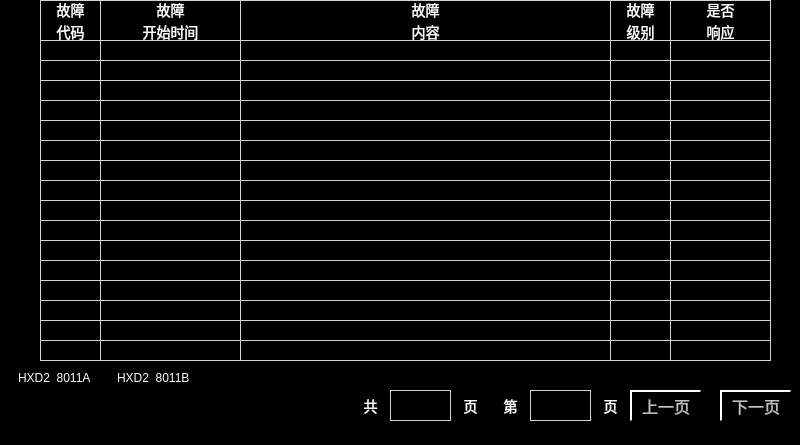
 <widget class="QWidget" name="Fault_Current">
  <property name="geometry">
   <rect>
    <x>0</x>
    <y>0</y>
    <width>800</width>
    <height>445</height>
   </rect>
  </property>
  <property name="windowTitle">
   <string>Form</string>
  </property>
  <property name="styleSheet">
   <string notr="true">QWidget
{
	background-color: black;
}
QLabel
{
	border:1px solid lightgray;
    color:yellow;
font:14px
}

QPushButton
{
font: 16px;color: rgb(192,192,192);background-color: rgb(0, 0, 0);border-top: 2px solid white;border-left: 2px solid white;
}</string>
  </property>
  <widget class="QLabel" name="LBLStarttime1_10">
   <property name="geometry">
    <rect>
     <x>100</x>
     <y>220</y>
     <width>141</width>
     <height>21</height>
    </rect>
   </property>
   <property name="text">
    <string/>
   </property>
   <property name="alignment">
    <set>Qt::AlignCenter</set>
   </property>
  </widget>
  <widget class="QLabel" name="LBLStarttime1_13">
   <property name="geometry">
    <rect>
     <x>100</x>
     <y>280</y>
     <width>141</width>
     <height>21</height>
    </rect>
   </property>
   <property name="text">
    <string/>
   </property>
   <property name="alignment">
    <set>Qt::AlignCenter</set>
   </property>
  </widget>
  <widget class="QLabel" name="LBLCode1_5">
   <property name="geometry">
    <rect>
     <x>40</x>
     <y>120</y>
     <width>61</width>
     <height>21</height>
    </rect>
   </property>
   <property name="text">
    <string/>
   </property>
   <property name="alignment">
    <set>Qt::AlignCenter</set>
   </property>
  </widget>
  <widget class="QLabel" name="LBLLevel1_11">
   <property name="geometry">
    <rect>
     <x>610</x>
     <y>240</y>
     <width>61</width>
     <height>21</height>
    </rect>
   </property>
   <property name="text">
    <string/>
   </property>
   <property name="alignment">
    <set>Qt::AlignCenter</set>
   </property>
  </widget>
  <widget class="QLabel" name="LBLStarttime1_4">
   <property name="geometry">
    <rect>
     <x>100</x>
     <y>100</y>
     <width>141</width>
     <height>21</height>
    </rect>
   </property>
   <property name="text">
    <string/>
   </property>
   <property name="alignment">
    <set>Qt::AlignCenter</set>
   </property>
  </widget>
  <widget class="QLabel" name="LBLName1_13">
   <property name="geometry">
    <rect>
     <x>240</x>
     <y>280</y>
     <width>371</width>
     <height>21</height>
    </rect>
   </property>
   <property name="text">
    <string/>
   </property>
   <property name="alignment">
    <set>Qt::AlignCenter</set>
   </property>
  </widget>
  <widget class="QLabel" name="LBLLevel1">
   <property name="geometry">
    <rect>
     <x>610</x>
     <y>40</y>
     <width>61</width>
     <height>21</height>
    </rect>
   </property>
   <property name="text">
    <string/>
   </property>
   <property name="alignment">
    <set>Qt::AlignCenter</set>
   </property>
  </widget>
  <widget class="QLabel" name="LBLCode1_14">
   <property name="geometry">
    <rect>
     <x>40</x>
     <y>300</y>
     <width>61</width>
     <height>21</height>
    </rect>
   </property>
   <property name="text">
    <string/>
   </property>
   <property name="alignment">
    <set>Qt::AlignCenter</set>
   </property>
  </widget>
  <widget class="QLabel" name="l1_14">
   <property name="geometry">
    <rect>
     <x>460</x>
     <y>390</y>
     <width>21</width>
     <height>31</height>
    </rect>
   </property>
   <property name="styleSheet">
    <string notr="true">color:white;
border:transparent;</string>
   </property>
   <property name="text">
    <string>页</string>
   </property>
   <property name="alignment">
    <set>Qt::AlignCenter</set>
   </property>
  </widget>
  <widget class="QLabel" name="LBLStarttime1">
   <property name="geometry">
    <rect>
     <x>100</x>
     <y>40</y>
     <width>141</width>
     <height>21</height>
    </rect>
   </property>
   <property name="text">
    <string/>
   </property>
   <property name="alignment">
    <set>Qt::AlignCenter</set>
   </property>
  </widget>
  <widget class="QLabel" name="LBLLevel1_10">
   <property name="geometry">
    <rect>
     <x>610</x>
     <y>220</y>
     <width>61</width>
     <height>21</height>
    </rect>
   </property>
   <property name="text">
    <string/>
   </property>
   <property name="alignment">
    <set>Qt::AlignCenter</set>
   </property>
  </widget>
  <widget class="QLabel" name="LBLCode1_13">
   <property name="geometry">
    <rect>
     <x>40</x>
     <y>280</y>
     <width>61</width>
     <height>21</height>
    </rect>
   </property>
   <property name="text">
    <string/>
   </property>
   <property name="alignment">
    <set>Qt::AlignCenter</set>
   </property>
  </widget>
  <widget class="QLabel" name="LBLCode1_4">
   <property name="geometry">
    <rect>
     <x>40</x>
     <y>100</y>
     <width>61</width>
     <height>21</height>
    </rect>
   </property>
   <property name="text">
    <string/>
   </property>
   <property name="alignment">
    <set>Qt::AlignCenter</set>
   </property>
  </widget>
  <widget class="QLabel" name="LBLLevel1_9">
   <property name="geometry">
    <rect>
     <x>610</x>
     <y>200</y>
     <width>61</width>
     <height>21</height>
    </rect>
   </property>
   <property name="text">
    <string/>
   </property>
   <property name="alignment">
    <set>Qt::AlignCenter</set>
   </property>
  </widget>
  <widget class="QLabel" name="LBLName1_6">
   <property name="geometry">
    <rect>
     <x>240</x>
     <y>140</y>
     <width>371</width>
     <height>21</height>
    </rect>
   </property>
   <property name="text">
    <string/>
   </property>
   <property name="alignment">
    <set>Qt::AlignCenter</set>
   </property>
  </widget>
  <widget class="QLabel" name="LBLCode1_3">
   <property name="geometry">
    <rect>
     <x>40</x>
     <y>80</y>
     <width>61</width>
     <height>21</height>
    </rect>
   </property>
   <property name="text">
    <string/>
   </property>
   <property name="alignment">
    <set>Qt::AlignCenter</set>
   </property>
  </widget>
  <widget class="QLabel" name="LBLStarttime1_12">
   <property name="geometry">
    <rect>
     <x>100</x>
     <y>260</y>
     <width>141</width>
     <height>21</height>
    </rect>
   </property>
   <property name="text">
    <string/>
   </property>
   <property name="alignment">
    <set>Qt::AlignCenter</set>
   </property>
  </widget>
  <widget class="QLabel" name="LBLStarttime1_5">
   <property name="geometry">
    <rect>
     <x>100</x>
     <y>120</y>
     <width>141</width>
     <height>21</height>
    </rect>
   </property>
   <property name="text">
    <string/>
   </property>
   <property name="alignment">
    <set>Qt::AlignCenter</set>
   </property>
  </widget>
  <widget class="QLabel" name="LBLName1_12">
   <property name="geometry">
    <rect>
     <x>240</x>
     <y>260</y>
     <width>371</width>
     <height>21</height>
    </rect>
   </property>
   <property name="text">
    <string/>
   </property>
   <property name="alignment">
    <set>Qt::AlignCenter</set>
   </property>
  </widget>
  <widget class="QLabel" name="LBLCode1_12">
   <property name="geometry">
    <rect>
     <x>40</x>
     <y>260</y>
     <width>61</width>
     <height>21</height>
    </rect>
   </property>
   <property name="text">
    <string/>
   </property>
   <property name="alignment">
    <set>Qt::AlignCenter</set>
   </property>
  </widget>
  <widget class="QLabel" name="LBLLevel1_16">
   <property name="geometry">
    <rect>
     <x>610</x>
     <y>340</y>
     <width>61</width>
     <height>21</height>
    </rect>
   </property>
   <property name="text">
    <string/>
   </property>
   <property name="alignment">
    <set>Qt::AlignCenter</set>
   </property>
  </widget>
  <widget class="QLabel" name="l1_11">
   <property name="geometry">
    <rect>
     <x>500</x>
     <y>390</y>
     <width>21</width>
     <height>31</height>
    </rect>
   </property>
   <property name="styleSheet">
    <string notr="true">color:white;
border:transparent;</string>
   </property>
   <property name="text">
    <string>第</string>
   </property>
   <property name="alignment">
    <set>Qt::AlignCenter</set>
   </property>
  </widget>
  <widget class="QPushButton" name="BTN_Train1">
   <property name="geometry">
    <rect>
     <x>10</x>
     <y>390</y>
     <width>85</width>
     <height>41</height>
    </rect>
   </property>
   <property name="focusPolicy">
    <enum>Qt::NoFocus</enum>
   </property>
   <property name="whatsThis">
    <string>0</string>
   </property>
   <property name="styleSheet">
    <string notr="true">border:1px solid black;
image: url(:/images/images/Cheti_L.png);
</string>
   </property>
   <property name="text">
    <string/>
   </property>
  </widget>
  <widget class="QLabel" name="LBLLevel1_8">
   <property name="geometry">
    <rect>
     <x>610</x>
     <y>180</y>
     <width>61</width>
     <height>21</height>
    </rect>
   </property>
   <property name="text">
    <string/>
   </property>
   <property name="alignment">
    <set>Qt::AlignCenter</set>
   </property>
  </widget>
  <widget class="QLabel" name="LBLCode1_2">
   <property name="geometry">
    <rect>
     <x>40</x>
     <y>60</y>
     <width>61</width>
     <height>21</height>
    </rect>
   </property>
   <property name="text">
    <string/>
   </property>
   <property name="alignment">
    <set>Qt::AlignCenter</set>
   </property>
  </widget>
  <widget class="QLabel" name="LBLName1_11">
   <property name="geometry">
    <rect>
     <x>240</x>
     <y>240</y>
     <width>371</width>
     <height>21</height>
    </rect>
   </property>
   <property name="text">
    <string/>
   </property>
   <property name="alignment">
    <set>Qt::AlignCenter</set>
   </property>
  </widget>
  <widget class="QLabel" name="LBLName1_5">
   <property name="geometry">
    <rect>
     <x>240</x>
     <y>120</y>
     <width>371</width>
     <height>21</height>
    </rect>
   </property>
   <property name="text">
    <string/>
   </property>
   <property name="alignment">
    <set>Qt::AlignCenter</set>
   </property>
  </widget>
  <widget class="QLabel" name="LBLCode1_11">
   <property name="geometry">
    <rect>
     <x>40</x>
     <y>240</y>
     <width>61</width>
     <height>21</height>
    </rect>
   </property>
   <property name="text">
    <string/>
   </property>
   <property name="alignment">
    <set>Qt::AlignCenter</set>
   </property>
  </widget>
  <widget class="QLabel" name="LBLCurrentpage">
   <property name="geometry">
    <rect>
     <x>530</x>
     <y>390</y>
     <width>61</width>
     <height>31</height>
    </rect>
   </property>
   <property name="styleSheet">
    <string notr="true"/>
   </property>
   <property name="text">
    <string/>
   </property>
   <property name="alignment">
    <set>Qt::AlignCenter</set>
   </property>
  </widget>
  <widget class="QLabel" name="LBLStarttime1_2">
   <property name="geometry">
    <rect>
     <x>100</x>
     <y>60</y>
     <width>141</width>
     <height>21</height>
    </rect>
   </property>
   <property name="text">
    <string/>
   </property>
   <property name="alignment">
    <set>Qt::AlignCenter</set>
   </property>
  </widget>
  <widget class="QLabel" name="LBLLevel1_7">
   <property name="geometry">
    <rect>
     <x>610</x>
     <y>160</y>
     <width>61</width>
     <height>21</height>
    </rect>
   </property>
   <property name="text">
    <string/>
   </property>
   <property name="alignment">
    <set>Qt::AlignCenter</set>
   </property>
  </widget>
  <widget class="QLabel" name="LBLCode1_10">
   <property name="geometry">
    <rect>
     <x>40</x>
     <y>220</y>
     <width>61</width>
     <height>21</height>
    </rect>
   </property>
   <property name="text">
    <string/>
   </property>
   <property name="alignment">
    <set>Qt::AlignCenter</set>
   </property>
  </widget>
  <widget class="QLabel" name="LBLName1_4">
   <property name="geometry">
    <rect>
     <x>240</x>
     <y>100</y>
     <width>371</width>
     <height>21</height>
    </rect>
   </property>
   <property name="text">
    <string/>
   </property>
   <property name="alignment">
    <set>Qt::AlignCenter</set>
   </property>
  </widget>
  <widget class="QLabel" name="LBLLevel1_14">
   <property name="geometry">
    <rect>
     <x>610</x>
     <y>300</y>
     <width>61</width>
     <height>21</height>
    </rect>
   </property>
   <property name="text">
    <string/>
   </property>
   <property name="alignment">
    <set>Qt::AlignCenter</set>
   </property>
  </widget>
  <widget class="QLabel" name="l1_4">
   <property name="geometry">
    <rect>
     <x>240</x>
     <y>0</y>
     <width>371</width>
     <height>41</height>
    </rect>
   </property>
   <property name="styleSheet">
    <string notr="true">color:white;</string>
   </property>
   <property name="text">
    <string>故障
内容</string>
   </property>
   <property name="alignment">
    <set>Qt::AlignCenter</set>
   </property>
  </widget>
  <widget class="QLabel" name="LBLCode1">
   <property name="geometry">
    <rect>
     <x>40</x>
     <y>40</y>
     <width>61</width>
     <height>21</height>
    </rect>
   </property>
   <property name="text">
    <string/>
   </property>
   <property name="alignment">
    <set>Qt::AlignCenter</set>
   </property>
  </widget>
  <widget class="QLabel" name="l1_13">
   <property name="geometry">
    <rect>
     <x>360</x>
     <y>390</y>
     <width>21</width>
     <height>31</height>
    </rect>
   </property>
   <property name="styleSheet">
    <string notr="true">color:white;
border:transparent;</string>
   </property>
   <property name="text">
    <string>共</string>
   </property>
   <property name="alignment">
    <set>Qt::AlignCenter</set>
   </property>
  </widget>
  <widget class="QLabel" name="LBLLevel1_6">
   <property name="geometry">
    <rect>
     <x>610</x>
     <y>140</y>
     <width>61</width>
     <height>21</height>
    </rect>
   </property>
   <property name="text">
    <string/>
   </property>
   <property name="alignment">
    <set>Qt::AlignCenter</set>
   </property>
  </widget>
  <widget class="QLabel" name="LBLName1_10">
   <property name="geometry">
    <rect>
     <x>240</x>
     <y>220</y>
     <width>371</width>
     <height>21</height>
    </rect>
   </property>
   <property name="text">
    <string/>
   </property>
   <property name="alignment">
    <set>Qt::AlignCenter</set>
   </property>
  </widget>
  <widget class="QLabel" name="LBLStarttime1_16">
   <property name="geometry">
    <rect>
     <x>100</x>
     <y>340</y>
     <width>141</width>
     <height>21</height>
    </rect>
   </property>
   <property name="text">
    <string/>
   </property>
   <property name="alignment">
    <set>Qt::AlignCenter</set>
   </property>
  </widget>
  <widget class="QLabel" name="l1_10">
   <property name="geometry">
    <rect>
     <x>610</x>
     <y>0</y>
     <width>61</width>
     <height>41</height>
    </rect>
   </property>
   <property name="styleSheet">
    <string notr="true">color:white;</string>
   </property>
   <property name="text">
    <string>故障
级别</string>
   </property>
   <property name="alignment">
    <set>Qt::AlignCenter</set>
   </property>
  </widget>
  <widget class="QLabel" name="LBLLevel1_15">
   <property name="geometry">
    <rect>
     <x>610</x>
     <y>320</y>
     <width>61</width>
     <height>21</height>
    </rect>
   </property>
   <property name="text">
    <string/>
   </property>
   <property name="alignment">
    <set>Qt::AlignCenter</set>
   </property>
  </widget>
  <widget class="QLabel" name="LBLName1_16">
   <property name="geometry">
    <rect>
     <x>240</x>
     <y>340</y>
     <width>371</width>
     <height>21</height>
    </rect>
   </property>
   <property name="text">
    <string/>
   </property>
   <property name="alignment">
    <set>Qt::AlignCenter</set>
   </property>
  </widget>
  <widget class="QLabel" name="LBLCode1_9">
   <property name="geometry">
    <rect>
     <x>40</x>
     <y>200</y>
     <width>61</width>
     <height>21</height>
    </rect>
   </property>
   <property name="text">
    <string/>
   </property>
   <property name="alignment">
    <set>Qt::AlignCenter</set>
   </property>
  </widget>
  <widget class="QPushButton" name="BTNNext">
   <property name="geometry">
    <rect>
     <x>720</x>
     <y>390</y>
     <width>71</width>
     <height>31</height>
    </rect>
   </property>
   <property name="text">
    <string>下一页</string>
   </property>
  </widget>
  <widget class="QLabel" name="LBLLevel1_5">
   <property name="geometry">
    <rect>
     <x>610</x>
     <y>120</y>
     <width>61</width>
     <height>21</height>
    </rect>
   </property>
   <property name="text">
    <string/>
   </property>
   <property name="alignment">
    <set>Qt::AlignCenter</set>
   </property>
  </widget>
  <widget class="QPushButton" name="BTN_Train2">
   <property name="geometry">
    <rect>
     <x>110</x>
     <y>390</y>
     <width>85</width>
     <height>41</height>
    </rect>
   </property>
   <property name="focusPolicy">
    <enum>Qt::NoFocus</enum>
   </property>
   <property name="whatsThis">
    <string>1</string>
   </property>
   <property name="styleSheet">
    <string notr="true">border:1px solid black;
image: url(:/images/images/Cheti-reverse.png);
background-color: rgb(0, 0, 0);</string>
   </property>
   <property name="text">
    <string/>
   </property>
  </widget>
  <widget class="QLabel" name="LBLStarttime1_11">
   <property name="geometry">
    <rect>
     <x>100</x>
     <y>240</y>
     <width>141</width>
     <height>21</height>
    </rect>
   </property>
   <property name="text">
    <string/>
   </property>
   <property name="alignment">
    <set>Qt::AlignCenter</set>
   </property>
  </widget>
  <widget class="QLabel" name="LBLStarttime1_8">
   <property name="geometry">
    <rect>
     <x>100</x>
     <y>180</y>
     <width>141</width>
     <height>21</height>
    </rect>
   </property>
   <property name="text">
    <string/>
   </property>
   <property name="alignment">
    <set>Qt::AlignCenter</set>
   </property>
  </widget>
  <widget class="QLabel" name="LBLName1_3">
   <property name="geometry">
    <rect>
     <x>240</x>
     <y>80</y>
     <width>371</width>
     <height>21</height>
    </rect>
   </property>
   <property name="text">
    <string/>
   </property>
   <property name="alignment">
    <set>Qt::AlignCenter</set>
   </property>
  </widget>
  <widget class="QLabel" name="LBLStarttime1_15">
   <property name="geometry">
    <rect>
     <x>100</x>
     <y>320</y>
     <width>141</width>
     <height>21</height>
    </rect>
   </property>
   <property name="text">
    <string/>
   </property>
   <property name="alignment">
    <set>Qt::AlignCenter</set>
   </property>
  </widget>
  <widget class="QLabel" name="LBL_Train2Num">
   <property name="geometry">
    <rect>
     <x>117</x>
     <y>368</y>
     <width>75</width>
     <height>20</height>
    </rect>
   </property>
   <property name="maximumSize">
    <size>
     <width>16777215</width>
     <height>16777212</height>
    </size>
   </property>
   <property name="styleSheet">
    <string notr="true">border:transparent;font:12px;
color:rgb(255,255,255);</string>
   </property>
   <property name="text">
    <string>HXD2  8011B</string>
   </property>
   <property name="alignment">
    <set>Qt::AlignLeading|Qt::AlignLeft|Qt::AlignVCenter</set>
   </property>
  </widget>
  <widget class="QLabel" name="LBLCode1_8">
   <property name="geometry">
    <rect>
     <x>40</x>
     <y>180</y>
     <width>61</width>
     <height>21</height>
    </rect>
   </property>
   <property name="text">
    <string/>
   </property>
   <property name="alignment">
    <set>Qt::AlignCenter</set>
   </property>
  </widget>
  <widget class="QLabel" name="LBLLevel1_13">
   <property name="geometry">
    <rect>
     <x>610</x>
     <y>280</y>
     <width>61</width>
     <height>21</height>
    </rect>
   </property>
   <property name="text">
    <string/>
   </property>
   <property name="alignment">
    <set>Qt::AlignCenter</set>
   </property>
  </widget>
  <widget class="QLabel" name="LBLName1_15">
   <property name="geometry">
    <rect>
     <x>240</x>
     <y>320</y>
     <width>371</width>
     <height>21</height>
    </rect>
   </property>
   <property name="text">
    <string/>
   </property>
   <property name="alignment">
    <set>Qt::AlignCenter</set>
   </property>
  </widget>
  <widget class="QLabel" name="LBLLevel1_4">
   <property name="geometry">
    <rect>
     <x>610</x>
     <y>100</y>
     <width>61</width>
     <height>21</height>
    </rect>
   </property>
   <property name="text">
    <string/>
   </property>
   <property name="alignment">
    <set>Qt::AlignCenter</set>
   </property>
  </widget>
  <widget class="QLabel" name="l1_12">
   <property name="geometry">
    <rect>
     <x>600</x>
     <y>390</y>
     <width>21</width>
     <height>31</height>
    </rect>
   </property>
   <property name="styleSheet">
    <string notr="true">color:white;
border:transparent;</string>
   </property>
   <property name="text">
    <string>页</string>
   </property>
   <property name="alignment">
    <set>Qt::AlignCenter</set>
   </property>
  </widget>
  <widget class="QLabel" name="LBLTotalpage">
   <property name="geometry">
    <rect>
     <x>390</x>
     <y>390</y>
     <width>61</width>
     <height>31</height>
    </rect>
   </property>
   <property name="styleSheet">
    <string notr="true"/>
   </property>
   <property name="text">
    <string/>
   </property>
   <property name="alignment">
    <set>Qt::AlignCenter</set>
   </property>
  </widget>
  <widget class="QLabel" name="LBLName1_9">
   <property name="geometry">
    <rect>
     <x>240</x>
     <y>200</y>
     <width>371</width>
     <height>21</height>
    </rect>
   </property>
   <property name="text">
    <string/>
   </property>
   <property name="alignment">
    <set>Qt::AlignCenter</set>
   </property>
  </widget>
  <widget class="QLabel" name="LBLLevel1_3">
   <property name="geometry">
    <rect>
     <x>610</x>
     <y>80</y>
     <width>61</width>
     <height>21</height>
    </rect>
   </property>
   <property name="text">
    <string/>
   </property>
   <property name="alignment">
    <set>Qt::AlignCenter</set>
   </property>
  </widget>
  <widget class="QLabel" name="LBLStarttime1_14">
   <property name="geometry">
    <rect>
     <x>100</x>
     <y>300</y>
     <width>141</width>
     <height>21</height>
    </rect>
   </property>
   <property name="text">
    <string/>
   </property>
   <property name="alignment">
    <set>Qt::AlignCenter</set>
   </property>
  </widget>
  <widget class="QLabel" name="LBLCode1_16">
   <property name="geometry">
    <rect>
     <x>40</x>
     <y>340</y>
     <width>61</width>
     <height>21</height>
    </rect>
   </property>
   <property name="text">
    <string/>
   </property>
   <property name="alignment">
    <set>Qt::AlignCenter</set>
   </property>
  </widget>
  <widget class="QLabel" name="LBLStarttime1_9">
   <property name="geometry">
    <rect>
     <x>100</x>
     <y>200</y>
     <width>141</width>
     <height>21</height>
    </rect>
   </property>
   <property name="text">
    <string/>
   </property>
   <property name="alignment">
    <set>Qt::AlignCenter</set>
   </property>
  </widget>
  <widget class="QLabel" name="LBLCode1_7">
   <property name="geometry">
    <rect>
     <x>40</x>
     <y>160</y>
     <width>61</width>
     <height>21</height>
    </rect>
   </property>
   <property name="text">
    <string/>
   </property>
   <property name="alignment">
    <set>Qt::AlignCenter</set>
   </property>
  </widget>
  <widget class="QLabel" name="LBL_Train1Num">
   <property name="geometry">
    <rect>
     <x>18</x>
     <y>368</y>
     <width>75</width>
     <height>20</height>
    </rect>
   </property>
   <property name="maximumSize">
    <size>
     <width>16777215</width>
     <height>16777212</height>
    </size>
   </property>
   <property name="styleSheet">
    <string notr="true">border:transparent;font:12px;
color:rgb(255,255,255);</string>
   </property>
   <property name="text">
    <string>HXD2  8011A</string>
   </property>
   <property name="alignment">
    <set>Qt::AlignLeading|Qt::AlignLeft|Qt::AlignVCenter</set>
   </property>
  </widget>
  <widget class="QLabel" name="LBLStarttime1_6">
   <property name="geometry">
    <rect>
     <x>100</x>
     <y>140</y>
     <width>141</width>
     <height>21</height>
    </rect>
   </property>
   <property name="text">
    <string/>
   </property>
   <property name="alignment">
    <set>Qt::AlignCenter</set>
   </property>
  </widget>
  <widget class="QLabel" name="LBLName1_14">
   <property name="geometry">
    <rect>
     <x>240</x>
     <y>300</y>
     <width>371</width>
     <height>21</height>
    </rect>
   </property>
   <property name="text">
    <string/>
   </property>
   <property name="alignment">
    <set>Qt::AlignCenter</set>
   </property>
  </widget>
  <widget class="QLabel" name="LBLLevel1_12">
   <property name="geometry">
    <rect>
     <x>610</x>
     <y>260</y>
     <width>61</width>
     <height>21</height>
    </rect>
   </property>
   <property name="text">
    <string/>
   </property>
   <property name="alignment">
    <set>Qt::AlignCenter</set>
   </property>
  </widget>
  <widget class="QLabel" name="LBLName1_2">
   <property name="geometry">
    <rect>
     <x>240</x>
     <y>60</y>
     <width>371</width>
     <height>21</height>
    </rect>
   </property>
   <property name="text">
    <string/>
   </property>
   <property name="alignment">
    <set>Qt::AlignCenter</set>
   </property>
  </widget>
  <widget class="QLabel" name="LBLCode1_6">
   <property name="geometry">
    <rect>
     <x>40</x>
     <y>140</y>
     <width>61</width>
     <height>21</height>
    </rect>
   </property>
   <property name="text">
    <string/>
   </property>
   <property name="alignment">
    <set>Qt::AlignCenter</set>
   </property>
  </widget>
  <widget class="QLabel" name="LBLName1_8">
   <property name="geometry">
    <rect>
     <x>240</x>
     <y>180</y>
     <width>371</width>
     <height>21</height>
    </rect>
   </property>
   <property name="text">
    <string/>
   </property>
   <property name="alignment">
    <set>Qt::AlignCenter</set>
   </property>
  </widget>
  <widget class="QPushButton" name="BTNPre">
   <property name="geometry">
    <rect>
     <x>630</x>
     <y>390</y>
     <width>71</width>
     <height>31</height>
    </rect>
   </property>
   <property name="text">
    <string>上一页</string>
   </property>
  </widget>
  <widget class="QLabel" name="LBLLevel1_2">
   <property name="geometry">
    <rect>
     <x>610</x>
     <y>60</y>
     <width>61</width>
     <height>21</height>
    </rect>
   </property>
   <property name="text">
    <string/>
   </property>
   <property name="alignment">
    <set>Qt::AlignCenter</set>
   </property>
  </widget>
  <widget class="QLabel" name="l1">
   <property name="geometry">
    <rect>
     <x>40</x>
     <y>0</y>
     <width>61</width>
     <height>41</height>
    </rect>
   </property>
   <property name="styleSheet">
    <string notr="true">color:white;</string>
   </property>
   <property name="text">
    <string>故障
代码</string>
   </property>
   <property name="alignment">
    <set>Qt::AlignCenter</set>
   </property>
  </widget>
  <widget class="QLabel" name="LBLName1_7">
   <property name="geometry">
    <rect>
     <x>240</x>
     <y>160</y>
     <width>371</width>
     <height>21</height>
    </rect>
   </property>
   <property name="text">
    <string/>
   </property>
   <property name="alignment">
    <set>Qt::AlignCenter</set>
   </property>
  </widget>
  <widget class="QLabel" name="l1_2">
   <property name="geometry">
    <rect>
     <x>100</x>
     <y>0</y>
     <width>141</width>
     <height>41</height>
    </rect>
   </property>
   <property name="styleSheet">
    <string notr="true">color:white;</string>
   </property>
   <property name="text">
    <string>故障
开始时间</string>
   </property>
   <property name="alignment">
    <set>Qt::AlignCenter</set>
   </property>
  </widget>
  <widget class="QLabel" name="LBLName1">
   <property name="geometry">
    <rect>
     <x>240</x>
     <y>40</y>
     <width>371</width>
     <height>21</height>
    </rect>
   </property>
   <property name="text">
    <string/>
   </property>
   <property name="alignment">
    <set>Qt::AlignCenter</set>
   </property>
  </widget>
  <widget class="QLabel" name="LBLStarttime1_3">
   <property name="geometry">
    <rect>
     <x>100</x>
     <y>80</y>
     <width>141</width>
     <height>21</height>
    </rect>
   </property>
   <property name="text">
    <string/>
   </property>
   <property name="alignment">
    <set>Qt::AlignCenter</set>
   </property>
  </widget>
  <widget class="QLabel" name="LBLCode1_15">
   <property name="geometry">
    <rect>
     <x>40</x>
     <y>320</y>
     <width>61</width>
     <height>21</height>
    </rect>
   </property>
   <property name="text">
    <string/>
   </property>
   <property name="alignment">
    <set>Qt::AlignCenter</set>
   </property>
  </widget>
  <widget class="QLabel" name="LBLStarttime1_7">
   <property name="geometry">
    <rect>
     <x>100</x>
     <y>160</y>
     <width>141</width>
     <height>21</height>
    </rect>
   </property>
   <property name="text">
    <string/>
   </property>
   <property name="alignment">
    <set>Qt::AlignCenter</set>
   </property>
  </widget>
  <widget class="QLabel" name="l1_15">
   <property name="geometry">
    <rect>
     <x>670</x>
     <y>0</y>
     <width>101</width>
     <height>41</height>
    </rect>
   </property>
   <property name="styleSheet">
    <string notr="true">color:white;</string>
   </property>
   <property name="text">
    <string>是否
响应</string>
   </property>
   <property name="alignment">
    <set>Qt::AlignCenter</set>
   </property>
  </widget>
  <widget class="QLabel" name="LBLConfirm2">
   <property name="geometry">
    <rect>
     <x>670</x>
     <y>60</y>
     <width>101</width>
     <height>21</height>
    </rect>
   </property>
   <property name="text">
    <string/>
   </property>
   <property name="alignment">
    <set>Qt::AlignCenter</set>
   </property>
  </widget>
  <widget class="QLabel" name="LBLConfirm8">
   <property name="geometry">
    <rect>
     <x>670</x>
     <y>180</y>
     <width>101</width>
     <height>21</height>
    </rect>
   </property>
   <property name="text">
    <string/>
   </property>
   <property name="alignment">
    <set>Qt::AlignCenter</set>
   </property>
  </widget>
  <widget class="QLabel" name="LBLConfirm6">
   <property name="geometry">
    <rect>
     <x>670</x>
     <y>140</y>
     <width>101</width>
     <height>21</height>
    </rect>
   </property>
   <property name="text">
    <string/>
   </property>
   <property name="alignment">
    <set>Qt::AlignCenter</set>
   </property>
  </widget>
  <widget class="QLabel" name="LBLConfirm3">
   <property name="geometry">
    <rect>
     <x>670</x>
     <y>80</y>
     <width>101</width>
     <height>21</height>
    </rect>
   </property>
   <property name="text">
    <string/>
   </property>
   <property name="alignment">
    <set>Qt::AlignCenter</set>
   </property>
  </widget>
  <widget class="QLabel" name="LBLConfirm11">
   <property name="geometry">
    <rect>
     <x>670</x>
     <y>240</y>
     <width>101</width>
     <height>21</height>
    </rect>
   </property>
   <property name="text">
    <string/>
   </property>
   <property name="alignment">
    <set>Qt::AlignCenter</set>
   </property>
  </widget>
  <widget class="QLabel" name="LBLConfirm13">
   <property name="geometry">
    <rect>
     <x>670</x>
     <y>280</y>
     <width>101</width>
     <height>21</height>
    </rect>
   </property>
   <property name="text">
    <string/>
   </property>
   <property name="alignment">
    <set>Qt::AlignCenter</set>
   </property>
  </widget>
  <widget class="QLabel" name="LBLConfirm16">
   <property name="geometry">
    <rect>
     <x>670</x>
     <y>340</y>
     <width>101</width>
     <height>21</height>
    </rect>
   </property>
   <property name="text">
    <string/>
   </property>
   <property name="alignment">
    <set>Qt::AlignCenter</set>
   </property>
  </widget>
  <widget class="QLabel" name="LBLConfirm15">
   <property name="geometry">
    <rect>
     <x>670</x>
     <y>320</y>
     <width>101</width>
     <height>21</height>
    </rect>
   </property>
   <property name="text">
    <string/>
   </property>
   <property name="alignment">
    <set>Qt::AlignCenter</set>
   </property>
  </widget>
  <widget class="QLabel" name="LBLConfirm7">
   <property name="geometry">
    <rect>
     <x>670</x>
     <y>160</y>
     <width>101</width>
     <height>21</height>
    </rect>
   </property>
   <property name="text">
    <string/>
   </property>
   <property name="alignment">
    <set>Qt::AlignCenter</set>
   </property>
  </widget>
  <widget class="QLabel" name="LBLConfirm9">
   <property name="geometry">
    <rect>
     <x>670</x>
     <y>200</y>
     <width>101</width>
     <height>21</height>
    </rect>
   </property>
   <property name="text">
    <string/>
   </property>
   <property name="alignment">
    <set>Qt::AlignCenter</set>
   </property>
  </widget>
  <widget class="QLabel" name="LBLConfirm12">
   <property name="geometry">
    <rect>
     <x>670</x>
     <y>260</y>
     <width>101</width>
     <height>21</height>
    </rect>
   </property>
   <property name="text">
    <string/>
   </property>
   <property name="alignment">
    <set>Qt::AlignCenter</set>
   </property>
  </widget>
  <widget class="QLabel" name="LBLConfirm1">
   <property name="geometry">
    <rect>
     <x>670</x>
     <y>40</y>
     <width>101</width>
     <height>21</height>
    </rect>
   </property>
   <property name="text">
    <string/>
   </property>
   <property name="alignment">
    <set>Qt::AlignCenter</set>
   </property>
  </widget>
  <widget class="QLabel" name="LBLConfirm5">
   <property name="geometry">
    <rect>
     <x>670</x>
     <y>120</y>
     <width>101</width>
     <height>21</height>
    </rect>
   </property>
   <property name="text">
    <string/>
   </property>
   <property name="alignment">
    <set>Qt::AlignCenter</set>
   </property>
  </widget>
  <widget class="QLabel" name="LBLConfirm4">
   <property name="geometry">
    <rect>
     <x>670</x>
     <y>100</y>
     <width>101</width>
     <height>21</height>
    </rect>
   </property>
   <property name="text">
    <string/>
   </property>
   <property name="alignment">
    <set>Qt::AlignCenter</set>
   </property>
  </widget>
  <widget class="QLabel" name="LBLConfirm10">
   <property name="geometry">
    <rect>
     <x>670</x>
     <y>220</y>
     <width>101</width>
     <height>21</height>
    </rect>
   </property>
   <property name="text">
    <string/>
   </property>
   <property name="alignment">
    <set>Qt::AlignCenter</set>
   </property>
  </widget>
  <widget class="QLabel" name="LBLConfirm14">
   <property name="geometry">
    <rect>
     <x>670</x>
     <y>300</y>
     <width>101</width>
     <height>21</height>
    </rect>
   </property>
   <property name="text">
    <string/>
   </property>
   <property name="alignment">
    <set>Qt::AlignCenter</set>
   </property>
  </widget>
 </widget>
